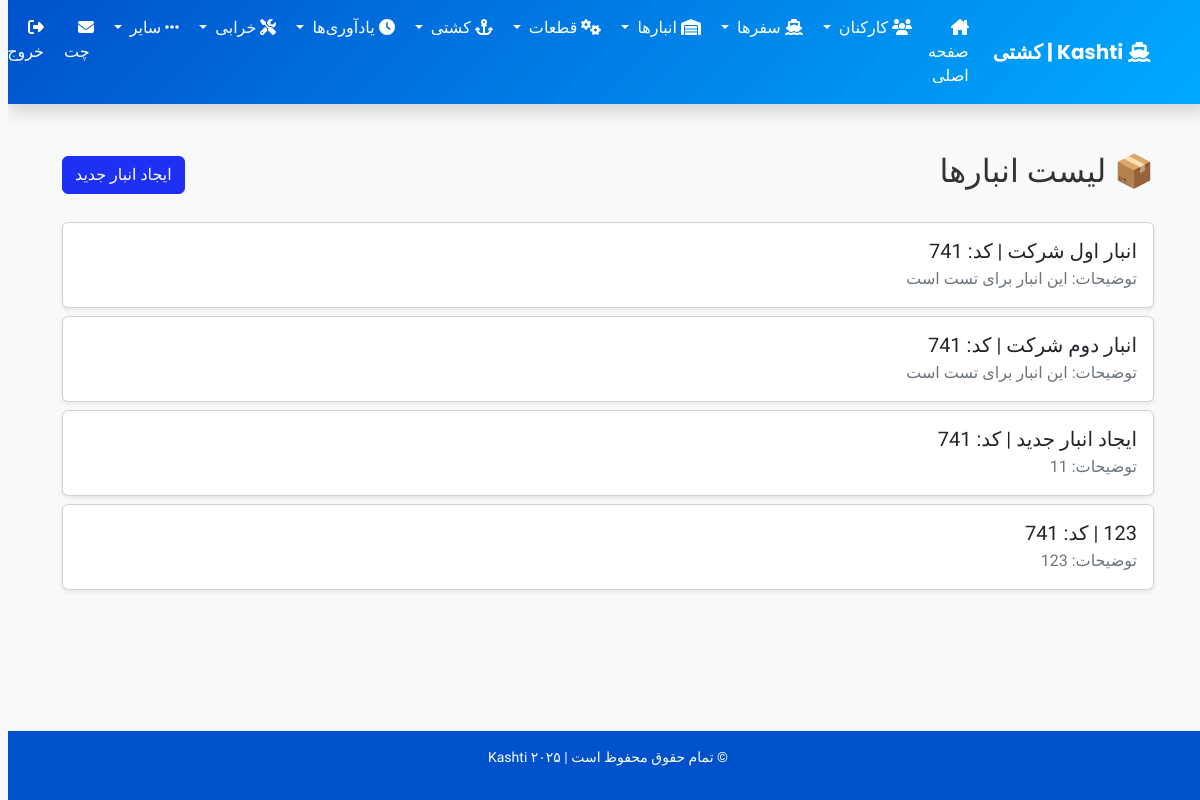
The app's page /warehouse-list/ (signed in) with its own data.
### Nezarat/models.py (models this page shows, shortened)
class Warehouse(models.Model):
    name = models.CharField(max_length=100, unique=True, verbose_name="نام انبار")
    company_code = models.CharField(max_length=50, verbose_name="کد شرکت", default='UNKNOWN')
    description = models.TextField(blank=True, null=True, verbose_name="توضیحات")
    latitude = models.FloatField(null=True, blank=True)
    longitude = models.FloatField(null=True, blank=True)
    image = models.ImageField(upload_to='warehouse_pics/', null=True, blank=True, verbose_name="عکس انبار")

### Nezarat/views.py (the view)
# urls.py: path('warehouse-list/', views.warehouse_list, name='warehouse_list'),
@login_required
def warehouse_list(request):
    user = request.user
    try:
        company = Company.objects.get(user=user)
        warehouses = Warehouse.objects.filter(company_code=company.company_code)
    except Company.DoesNotExist:
        warehouses = Warehouse.objects.none()
    return render(request, 'warehouse_list.html', {'warehouses': warehouses})

### Nezarat/views.py (called while the page is built)
def base_context(request):
    if request.user.is_authenticated and hasattr(request.user, 'company'):
        now = timezone.now()
        reminders = Reminder.objects.filter(company_code=request.user.company.company_code, reminder_date__lte=now)
        return {'notifications': reminders}
    return {}

### Nezarat/templates/warehouse_list.html (shortened to what this page needs)
{% extends 'base.html' %}
{% block content %}
<div class="container py-4">
    <div class="d-flex justify-content-between align-items-center mb-4">
        <h2>📦 لیست انبارها</h2>
        <a href="{% url 'create_warehouse' %}" class="btn btn-primary">ایجاد انبار جدید</a>
    </div>
    {% for warehouse in warehouses %}
        <a href="{% url 'warehouse_details' warehouse.id %}" class="text-decoration-none text-dark">
            <div class="card mb-2 shadow-sm hover-shadow" style="transition: 0.3s;">
                <div class="card-body">
                    <h5 class="mb-1">{{ warehouse.name }} | کد: {{ warehouse.company_code }}</h5>
                    <p class="text-muted mb-0">توضیحات: {{ warehouse.description|default:"-" }}</p>
                </div>
            </div>
        </a>
    {% empty %}
        <div class="alert alert-warning">هیچ انباری برای شرکت شما ثبت نشده است.</div>
    {% endfor %}
</div>
{% endblock %}

### Nezarat/templates/base.html (style rules this page uses)
body { font-family: 'Vazirmatn', sans-serif; background-color: #f8f9fa; color: #333; }

### records on screen
Warehouse: name "انبار اول شرکت", company_code "741", description "این انبار برای تست است"
Warehouse: name "انبار دوم شرکت", company_code "741", description "این انبار برای تست است"
Warehouse: name "ایجاد انبار جدید", company_code "741", description "11"
Warehouse: name "123", company_code "741", description "123"
